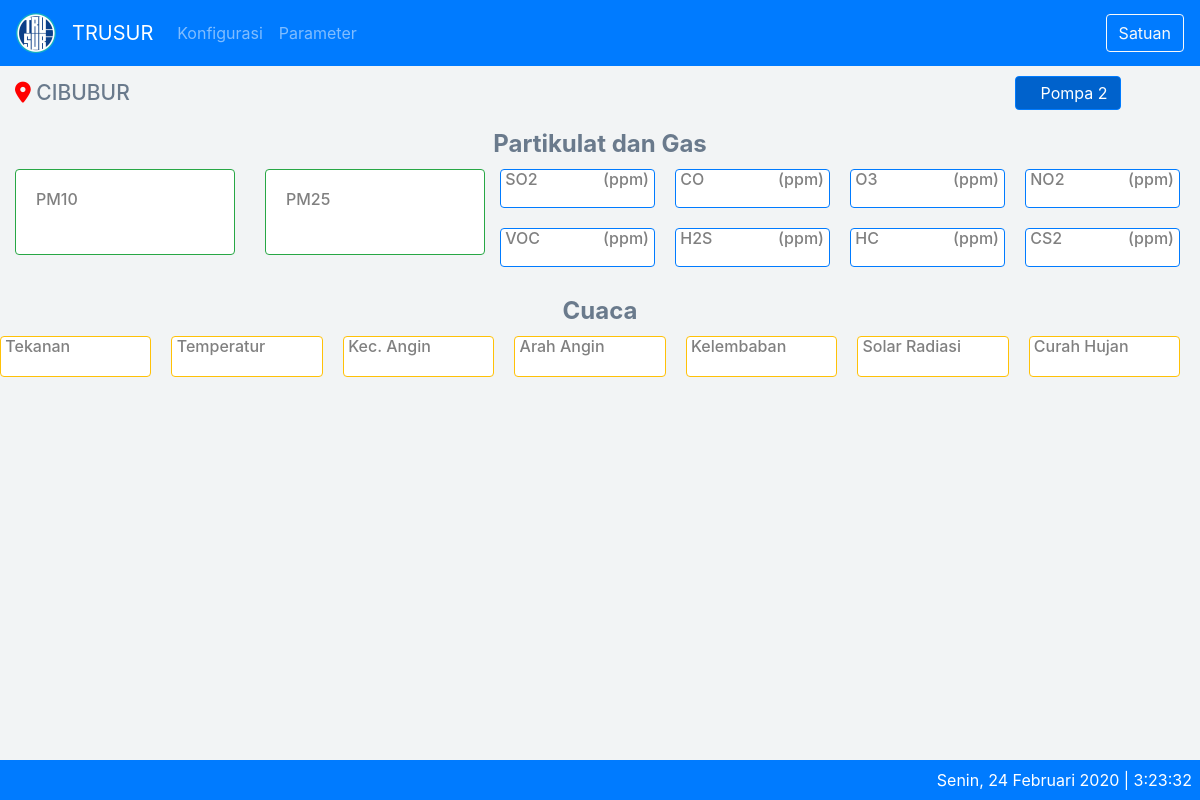
Before: / with the older database file.
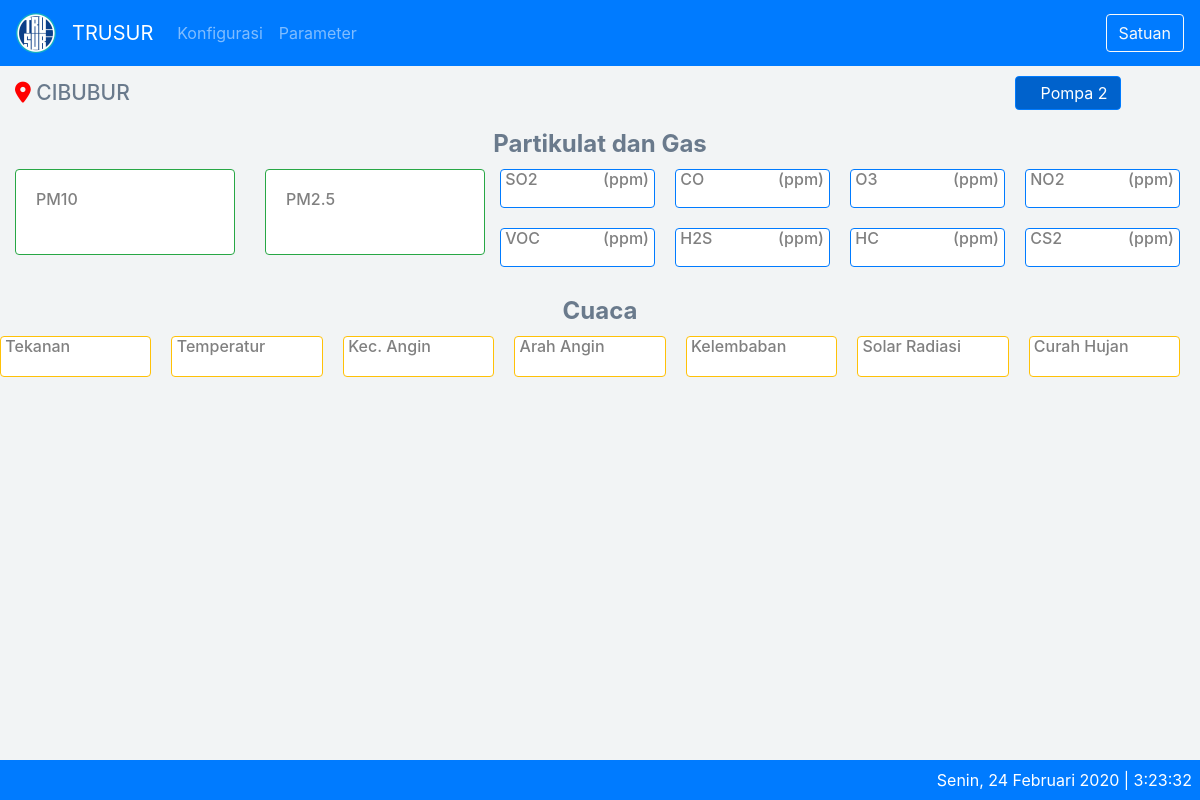
After: the same page with the newer database file.
### tables this page shows
CREATE TABLE IF NOT EXISTS `aqm_params` (
  `id` int(11) NOT NULL AUTO_INCREMENT,
  `param_id` varchar(10) NOT NULL,
  `caption` varchar(100) NOT NULL,
  `default_unit` varchar(10) NOT NULL,
  `molecular_mass` double NOT NULL,
  `formula` varchar(255) DEFAULT NULL,
  `gain` double DEFAULT 0,
  `offset` double DEFAULT 0,
  `is_view` smallint(6) NOT NULL,
  `xtimestamp` timestamp NOT NULL DEFAULT current_timestamp() ON UPDATE current_timestamp(),
  PRIMARY KEY (`id`),
  UNIQUE KEY `param_id` (`param_id`)
);

### application/libraries/Temp_frontend.php (called while the page is built)
<?php
Class Temp_frontend{
	var $template_data = array();
	function set($name, $value){
		$this->template_data[$name] = $value;
	}
	function load($temp_frontend = '', $view = '', $view_data = array(), $return = FALSE){
		$this->CI =& get_instance();
		$this->set('contents', $this->CI->load->view($view, $view_data, TRUE));
		return $this->CI->load->view($temp_frontend, $this->template_data, $return);
	}
}

### application/controllers/Home.php (called while the page is built, shortened)
<?php
class Home extends CI_Controller {
	public function index()
	{
		if($_GET["unit"] == "") $data['nextunit'] = "ppb";
		$data['title'] = 'AQM';
		$data['all'] = $this->getdata_m->getall();
		$data['partikulats'] = $this->getdata_m->getParamsPartikulat();
		$data['partikulatflows'] = $this->getdata_m->getParamsPartikulatFlow();
		$data['gass'] = $this->getdata_m->getParamsGas();
		$data['cuacas'] = $this->getdata_m->getParamsCuaca();
		$data['configurations'] = $this->getdata_m->getConfigurations();
		$this->temp_frontend->load('master/theme/theme', 'master/home/home', $data);
	}
}

### index.php (called while the page is built, shortened)
<?php
require_once BASEPATH.'core/CodeIgniter.php';

### application/models/Getdata_m.php (called while the page is built, shortened)
<?php
class Getdata_m extends CI_Model {
	public function getAll($id = FALSE)
	{
		if($id === FALSE)
		{
			$this->db->order_by('id', 'DESC');
			$this->db->limit('1');
			$query = $this->db->get('aqm_sensor_values');
			return $query->result_array();
		}
		$query = $this->db->get_where('aqm_sensor_values', array('id' => $id));
		return $query->row_array();
	}
	public function getParamsPartikulat($id = FALSE)
	{
		if($id === FALSE)
		{
			$partikulat = array('pm10','pm25');
			$this->db->order_by('id', 'ASC');
			$this->db->where('is_view', '1');
			$this->db->where_in('param_id', $partikulat);
			$query = $this->db->get('aqm_params');
			return $query->result_array();
		}
		$query = $this->db->get_where('aqm_params', array('id' => $id));
		return $query->row_array();
	}
	public function getParamsPartikulatFlow($id = FALSE)
	{
		if($id === FALSE)
		{
			$partikulatflow = array('pm10_flow','pm25_flow');
			$this->db->order_by('id', 'ASC');
			$this->db->where('is_view', '1');
			$this->db->where_in('param_id', $partikulatflow);
			$query = $this->db->get('aqm_params');
			return $query->result_array();
		}
		$query = $this->db->get_where('aqm_params', array('id' => $id));
		return $query->row_array();
	}
	public function getParamsGas($id = FALSE)
	{
		if($id === FALSE)
		{
			$gas = array('so2','co','o3','no2','voc','hc','h2s','cs2');
			$this->db->order_by('id', 'ASC');
			$this->db->where('is_view', '1');
			$this->db->where_in('param_id', $gas);
			$query = $this->db->get('aqm_params');
			return $query->result_array();
		}
		$query = $this->db->get_where('aqm_params', array('id' => $id));
		return $query->row_array();
	}
	public function getParamsCuaca($id = FALSE)
	{
		if($id === FALSE)
		{
			$cuaca = array('WindSpeed','WindDir','TempIn','TempOut','Barometer','RainDay','RainRate','SolarRad','HumIn','HumOut');
			$this->db->order_by('id', 'ASC');
			$this->db->where('is_view', '1');
			$this->db->where_in('param_id', $cuaca);
			$query = $this->db->get('aqm_params');
			return $query->result_array();
		}
		$query = $this->db->get_where('aqm_params', array('id' => $id));
		return $query->row_array();
	}
}

### application/views/master/home/home.php (the view, shortened to what this page needs)
<div class="page-wrapper" style="display: block;">
	<div class="container-fluid">
		<div class="page-breadcrumb">
			<div class="row">
				<div class="col-5 align-self-center">
					<h4 class="page-title"><i class='fas fa-map-marker-alt' style='font-size:21px;color:red'></i> <?=$configurations["sta_nama"];?></h4>
				</div>
				<div class="col-5"></div>
				<div class="col-2 align-self-right">
				</div>
			</div>
		</div>
		<div class="page-breadcrumb">
			<div class="row">
				<div class="col-12 align-self-center">
					<h4 class="text-center page-title2">Partikulat dan Gas</h4>
				</div>
			</div>
		</div>
		<div class="row text-center">
			<div class="col-sm-5">
				<div class="row justify-content-center">
					<?php foreach($partikulats as $partikulat) : ?>
						<div class="col-6">
							<div class="card border border-success">
								<div class="card-body">
									<h4 class="card-title"><?= $partikulat['caption'] ?></h4>
									<div class="row">
										<div class="col-12">
										</div>
									</div>
									<div class="row align-items-center">
										<div class="col-12">
										</div>
									</div>
								</div>
							</div>
						</div>
					<?php endforeach ?>
				</div>
			</div>
			<div class="col-sm-7">
				<div class="row">
					<?php foreach($gass as $gas) : ?>
						<div class="<?php if(count($gass) > 6) : ?> col-3 <?php elseif (count($gass) > 4) : ?> col-4 <?php else : ?> col-6 <?php endif ?>" style="padding:0px 20px 20px 0px;">
							<div class="card border border-primary" style="padding:0px 5px 5px 0px;">
								<h4 class="card-title">&nbsp;<?= $gas['caption'] ?><div style="position:relative;float:right;" id="unit_<?= $gas['param_id'] ?>">(<?= $gas['default_unit'] ?>)</div></h4>
								<div class="row">
									<div class="col-12">
									</div>
								</div>
							</div>
						</div>
				<?php endforeach ?>
				</div>
			</div>
		</div>
		<div class="page-breadcrumb">
			<div class="row">
				<div class="col-12 align-self-center">
					<h4 class="text-center page-title2">Cuaca</h4>
				</div>
			</div>
		</div>
		<div class="row text-center">
			<div class="col-sm">
				<div class="row justify-content-center">
					<?php foreach($cuacas as$cuaca) : ?>
						<div class="col-sm" style="padding:0px 20px 20px 0px;">
							<div class="card border border-warning">
								<h6 class="card-title">&nbsp;<?= $cuaca['caption'] ?></h6>
							</div>
						</div>
					<?php endforeach ?>
				</div>
			</div>
		</div>
	</div>
</div>

### application/views/master/theme/theme.php (shortened to what this page needs)
<!doctype html>
<html lang="en">
  <head>
    <link rel="stylesheet" href="<?= base_url('assets/dist/css/bootstrap.min.css') ?>">
    <link rel="stylesheet" href="<?= base_url('assets/dist/css/bootstrap-toggle.min.css') ?>">
    <link rel="stylesheet" href="<?= base_url('assets/plugins/datatables-bs4/css/dataTables.bootstrap4.css') ?>">
    <link rel="stylesheet" href="<?= base_url('assets/plugins/datatables-buttons/css/buttons.dataTables.min.css') ?>">
  </head>
  <body onload="startTime()" >
    <nav class="navbar navbar-expand-lg navbar-dark bg-primary sticky-top">
      <a class="navbar-brand" href="<?= site_url() ?>">
          <img src="<?= base_url('assets/dist/img/trusur_logo3.png') ?>" alt="">
        </a>
      <a class="navbar-brand" href="<?= site_url() ?>">TRUSUR</a>
      <div class="collapse navbar-collapse" id="navbarText">
        <ul class="navbar-nav mr-auto">
          <li class="nav-item <?= $this->uri->uri_string() == 'konfigurasi' ? 'active' : ''; ?>">
            <a class="nav-link" href="<?= site_url('konfigurasi') ?>">Konfigurasi</a>
          </li>
          <li class="nav-item <?= $this->uri->uri_string() == 'parameter' ? 'active' : ''; ?>">
            <a class="nav-link" href="<?= site_url('parameter') ?>">Parameter</a>
          </li>
        </ul>
		<?php if (isset($nextunit)): ?>
			<form class="form-inline my-2 my-lg-0">
			  <button type="button" onclick="window.location='?unit=<?= $nextunit; ?>';" class="btn btn-outline-light my-2 my-sm-0">Satuan</button>
			</form>
		<?php endif; ?>
      </div>
    </nav>
    <?=$contents?>
    <div class="footer bg-primary text-right p-2">
      <?php
      $day = date("D");
      $dayList = array(
        'Sun' => 'Minggu',
        'Mon' => 'Senin',
        'Tue' => 'Selasa',
        'Wed' => 'Rabu',
        'Thu' => 'Kamis',
        'Fri' => 'Jumat',
        'Sat' => 'Sabtu'
      );
      $month = date("m");
      $monthList = array(
        '01' => 'Januari',
        '02' => 'Februari',
        '03' => 'Maret',
        '04' => 'April',
        '05' => 'Mei',
        '06' => 'Juni',
        '07' => 'Juli',
        '08' => 'Agustus',
        '09' => 'September',
        '10' => 'Oktober',
        '11' => 'November',
        '12' => 'Desember',
      );
      echo $dayList[$day].', '.date("j").' '.$monthList[$month].' '.date("Y").' | <a id="clock"></a>'; ?>
    </div>
  </body>
</html>

### application/views/master/theme/theme.php (style rules this page uses)
body { background: #f2f4f5; }
.footer { position: fixed; left: 0; bottom: 0; width: 100%; color: white; text-align: center; }
.page-wrapper { background: #f2f4f5; position: relative; display: none; }
.card { position: relative; display: flex; flex-direction: column; min-width: 0; word-wrap: break-word; background-color: #fff; background-clip: border-box; border: 0 solid transparent; border-radius: .25rem; }
.card-title { text-align:left; font-size:16px; color:grey; }
.page-title { margin-bottom: 0; font-weight: 500; font-size: 21px; color: #6a7a8c; }
.page-title2 { margin-bottom: 0; font-weight: 700; color: #6a7a8c; }
.page-breadcrumb { padding: 10px 0px 10px 0px; }

Changed rows visible on the page:
changed aqm_params (number 2 of 17 on the later page): caption "PM25" → "PM2.5"
